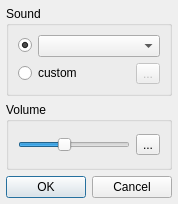
<?xml version="1.0" encoding="UTF-8"?>
<ui version="4.0">
 <class>custom_signal::SignalConfigDialog</class>
 <widget class="QDialog" name="custom_signal::SignalConfigDialog">
  <property name="geometry">
   <rect>
    <x>0</x>
    <y>0</y>
    <width>178</width>
    <height>204</height>
   </rect>
  </property>
  <property name="windowTitle">
   <string>Sound Settings</string>
  </property>
  <layout class="QVBoxLayout" name="verticalLayout">
   <property name="leftMargin">
    <number>6</number>
   </property>
   <property name="topMargin">
    <number>6</number>
   </property>
   <property name="rightMargin">
    <number>6</number>
   </property>
   <property name="bottomMargin">
    <number>6</number>
   </property>
   <item>
    <widget class="QGroupBox" name="sounds_group">
     <property name="title">
      <string>Sound</string>
     </property>
     <layout class="QVBoxLayout" name="sounds_layout">
      <item>
       <layout class="QHBoxLayout" name="defaults_layout" stretch="0,1">
        <item>
         <widget class="QRadioButton" name="default_selected">
          <property name="text">
           <string notr="true"/>
          </property>
          <property name="checked">
           <bool>true</bool>
          </property>
         </widget>
        </item>
        <item>
         <widget class="QComboBox" name="defaults_box"/>
        </item>
       </layout>
      </item>
      <item>
       <layout class="QHBoxLayout" name="custom_layout">
        <item>
         <widget class="QRadioButton" name="custom_selected">
          <property name="text">
           <string>custom</string>
          </property>
         </widget>
        </item>
        <item>
         <widget class="QToolButton" name="custom_browse_btn">
          <property name="enabled">
           <bool>false</bool>
          </property>
          <property name="text">
           <string notr="true">...</string>
          </property>
         </widget>
        </item>
       </layout>
      </item>
     </layout>
    </widget>
   </item>
   <item>
    <widget class="QGroupBox" name="volume_group">
     <property name="title">
      <string>Volume</string>
     </property>
     <layout class="QHBoxLayout" name="volume_layout">
      <item>
       <widget class="QSlider" name="volume_slider">
        <property name="maximum">
         <number>100</number>
        </property>
        <property name="value">
         <number>40</number>
        </property>
        <property name="orientation">
         <enum>Qt::Horizontal</enum>
        </property>
       </widget>
      </item>
      <item>
       <widget class="QToolButton" name="preview_btn">
        <property name="text">
         <string notr="true">...</string>
        </property>
        <property name="icon">
         <iconset resource="../custom_signal.qrc">
          <normaloff>:/custom_signal/play.svg</normaloff>:/custom_signal/play.svg</iconset>
        </property>
       </widget>
      </item>
     </layout>
    </widget>
   </item>
   <item>
    <widget class="QDialogButtonBox" name="buttonBox">
     <property name="orientation">
      <enum>Qt::Horizontal</enum>
     </property>
     <property name="standardButtons">
      <set>QDialogButtonBox::Cancel|QDialogButtonBox::Ok</set>
     </property>
    </widget>
   </item>
  </layout>
 </widget>
 <resources>
  <include location="../custom_signal.qrc"/>
 </resources>
 <connections>
  <connection>
   <sender>buttonBox</sender>
   <signal>accepted()</signal>
   <receiver>custom_signal::SignalConfigDialog</receiver>
   <slot>accept()</slot>
   <hints>
    <hint type="sourcelabel">
     <x>174</x>
     <y>177</y>
    </hint>
    <hint type="destinationlabel">
     <x>157</x>
     <y>193</y>
    </hint>
   </hints>
  </connection>
  <connection>
   <sender>buttonBox</sender>
   <signal>rejected()</signal>
   <receiver>custom_signal::SignalConfigDialog</receiver>
   <slot>reject()</slot>
   <hints>
    <hint type="sourcelabel">
     <x>174</x>
     <y>183</y>
    </hint>
    <hint type="destinationlabel">
     <x>183</x>
     <y>193</y>
    </hint>
   </hints>
  </connection>
  <connection>
   <sender>default_selected</sender>
   <signal>toggled(bool)</signal>
   <receiver>defaults_box</receiver>
   <slot>setEnabled(bool)</slot>
   <hints>
    <hint type="sourcelabel">
     <x>25</x>
     <y>48</y>
    </hint>
    <hint type="destinationlabel">
     <x>67</x>
     <y>46</y>
    </hint>
   </hints>
  </connection>
  <connection>
   <sender>custom_selected</sender>
   <signal>toggled(bool)</signal>
   <receiver>custom_browse_btn</receiver>
   <slot>setEnabled(bool)</slot>
   <hints>
    <hint type="sourcelabel">
     <x>64</x>
     <y>71</y>
    </hint>
    <hint type="destinationlabel">
     <x>150</x>
     <y>74</y>
    </hint>
   </hints>
  </connection>
 </connections>
</ui>
